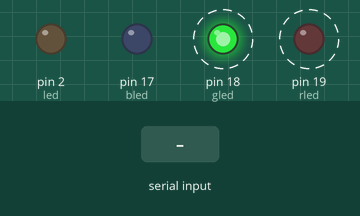
Bench run of a program on a simulated MicroPython board. Parts: output pins drawn as LEDs (lit = HIGH). Dashed ring = blinking. Inputs (shaded band) come from the test bench. Threads take turns every 2 ms; what the program prints to the serial console is not drawn.

Above: at 1.25 s.
1.3 s: "=" typed at the serial console, then Enter
4.3 s: "toggle" typed at the serial console, then Enter
Timing chart, 0 to 13.3 s (numbered marks = the images above; inputs shaded):
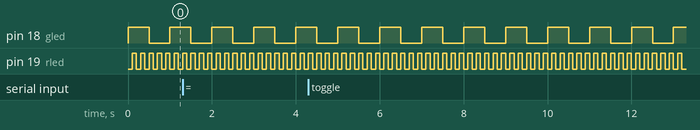

Measured:
- by itself, pin 18 (gled): alternates HIGH for 0.50 s and LOW for 0.50 s
- by itself, pin 19 (rled): alternates HIGH for 0.10 s and LOW for 0.10 s

The program:

multitak_rgb.py
```python
#multitask_rgb.py
# blink red and greed LED with thread and timer
# then implement user input in main loop to toggle on-board LED

import time
import _thread
from machine import Pin, Timer
import sys

led = Pin(2, Pin.OUT)  # on-board led
rled = Pin(19, Pin.OUT)
gled = Pin(18, Pin.OUT)
bled = Pin(17, Pin.OUT)

def task1():
    rled.value(not rled.value())

def task2():
    gled.value(not gled.value())

def do_task2_forever():
    while True:
        task2()
        time.sleep(0.5)

# start a new thread
_thread.start_new_thread(do_task2_forever,())

timer1 = Timer(1)

def timer_isr(event):
    task1()

timer1.init(period=100, mode=Timer.PERIODIC, callback=timer_isr)

def splitCmd(userstr):
    result = userstr.find("=")
    if result == -1:
        noparm = 1
        cmdstr = userstr.strip()
        parmstr = '' # not used
    else:
        noparm = 0
        splitstr = userstr.split("=")
        cmdstr = splitstr[0].strip()
        parmstr = splitstr[1].strip()
    return cmdstr, parmstr, noparm

def cmdInt(userstr):

    cmdstr, parmstr, noparm = splitCmd(userstr)

    if cmdstr.lower() == "toggle":
        # toggle blue LED
        led.value(not led.value())
        if led.value():
            print("On-board LED turned on")
        else:
            print("On-board LED turned off")
    else:
        print("Invalid command")

def user_input():
    sys.stdout.write('\nEnter command : ')
    user_str = sys.stdin.readline()
    newline_char = sys.stdin.readline()
    cmdInt(user_str)


while True:
    user_input()
```
